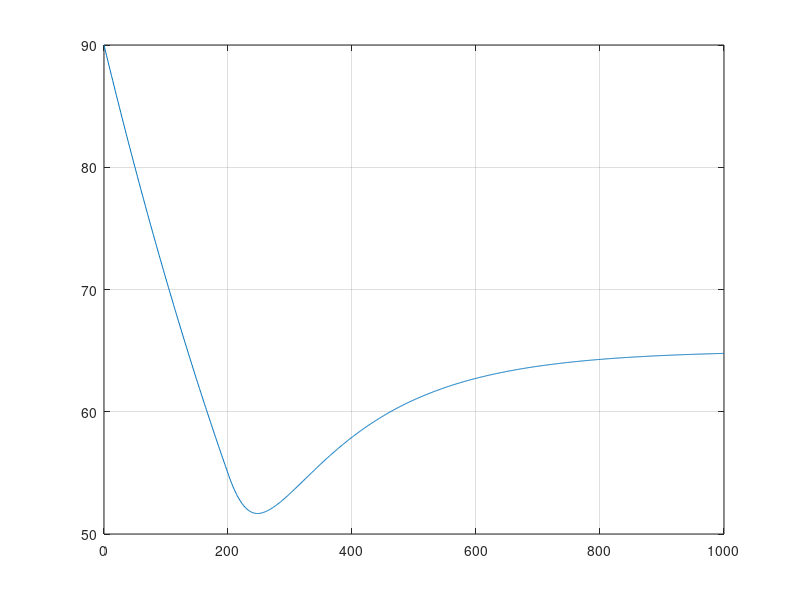
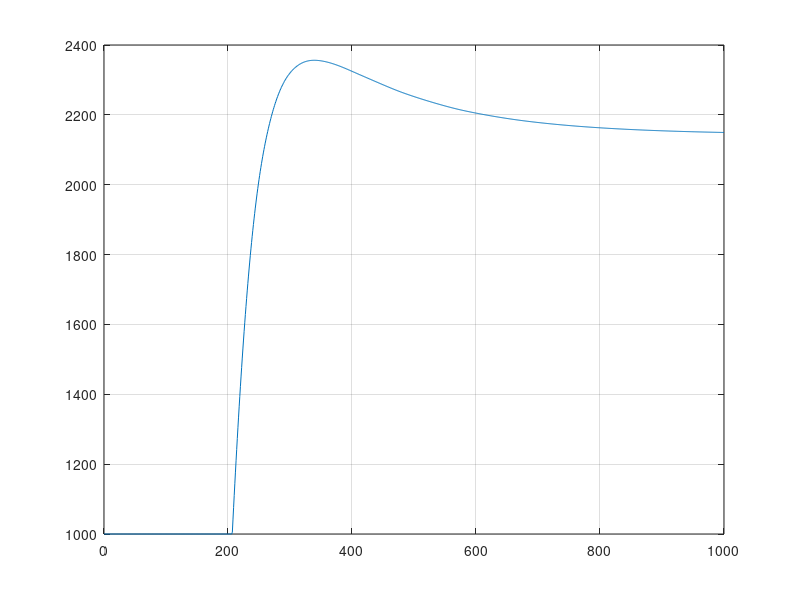

Recreate these plots in MATLAB, in order.
%%%%%%%%%%%%%%%%%%%%%%%%%%%%%%%%%%%%%%%%%%%%%
%% 《控制之美-卷一(第二版)》 代码
%% 作者：王天威
%% 清华大学出版社
%% 程序名称：7-5_PI_Control_Weight_Loss_with_Limit.m
%% 程序功能：含限制的比例积分控制_体重模型
%%%%%%%%%%%%%%%%%%%%%%%%%%%%%%%%%%%%%%%%%%%%%
%% 程序初始化，清空工作空间，缓存
clear all;
close all;
clc;
% 读取Octave控制和信号数据库（注：如使用Matlab，可删除或注释掉本行代码）
pkg load control
%%%%%%%%%%%%%%%%%系统定义%%%%%%%%%%%%%%%%%%%%%
%%约束条件引入了非线性，因此传递函数将无法继续使用，使用ode45求解微分方程
function  dx = sys_weight_loss_limit(t,x)
%%%%%%%%%%%%%%%%%输入定义%%%%%%%%%%%%%%%%%%%%%
  r = 65;
  %% 定义系统变量
  S = 5;
  h = 175;
  a = 20;
  alpha = 1.3;
  %% 定义扰动量
  d = -alpha * (6.25 * h - 5 * a + S);
  e = r - x(1);
  % 更新误差积分
  eint = x(2) + e;
  %% 定义PI控制器
  kp = 200;
  ki = 1;
  u = kp*e + ki*eint;
  if u > 5000
    u = 5000;
  elseif u<1000
    u = 1000;
  endif
  %% x(1) 为体重，原系统X
  %% x(2) 为误差
  dx(1) = ( u + d - 10*alpha*x(1))/7000;
  dx(2) = e;

 end
%% 定义初始体重
x0 = [90;0];
%% 定义初始误差积分
e_int = 0;
%% 定义参考目标
r = 65;
%% 设定仿真时间
tspan = 0:1:1000;
%% 求解微分方程
[t, x] = ode45(@sys_weight_loss_limit, tspan, x0);
%% 计算控制量u
%% 定义绘制的控制量u_plot
u_plot =zeros(length(t),1);
for k = 1:length(t)
  %% 计算误差
    e = r - x(k,1);
  %% 更新误差积分
    eint = x(k,2) + e;
  %% 定义PI控制器
    kp = 200;
    ki = 1;
    u = kp*e + ki*eint;
    if u > 5000
        u = 5000;
    elseif u<1000
        u = 1000;
    endif
    u_plot(k) = u;
end

%% 绘图
figure(1, 'position',[200 100 600 300]);
plot (t,x(:,1));
grid on;
figure(2, 'position',[200 100 600 300]);
plot (t,u_plot);
grid on;;



